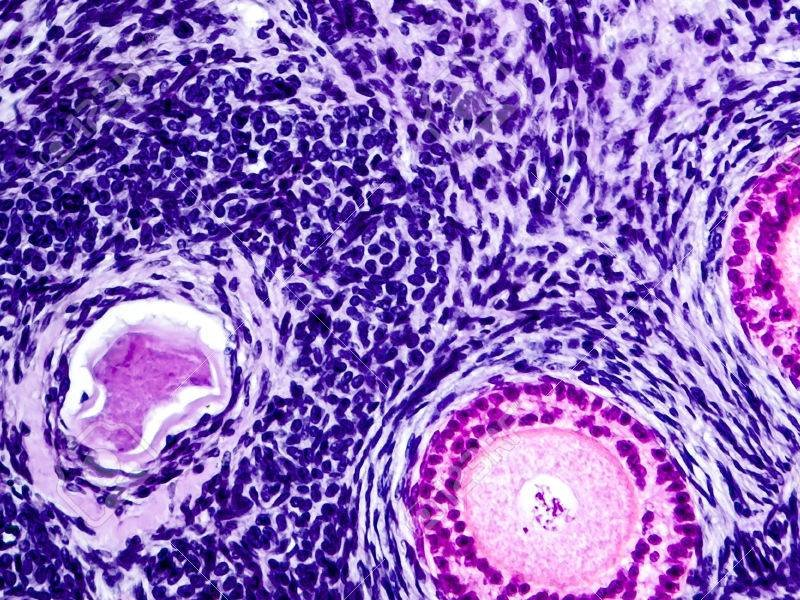
#> input picture 3 - Prueba deteccion de traslacion/Prueba tiempo where-minmaxloc/muestra1.jpg, 800 x 600 px, found by its file name
$ python Prueba_tiempo_fun_where_minmaxloc.py
#> lines starting #> are read from the running program, lines starting #| are printed output that depends on the picture
from cv2 import cv2
import numpy as np
import matplotlib.pyplot as plt
import time

#############importante, ndarray se configura en filas por columnas. en fiji es x,y, columnas por filas

img_1 = cv2.imread("Prueba tiempo where-minmaxloc/muestra1.jpg", cv2.IMREAD_ANYCOLOR)
#> img_1 is the input picture: shape (600, 800, 3); mean B, G, R 190.6, 105.9, 143.2
img_2 = cv2.imread("Prueba tiempo where-minmaxloc/muestra2.jpg", cv2.IMREAD_ANYCOLOR)
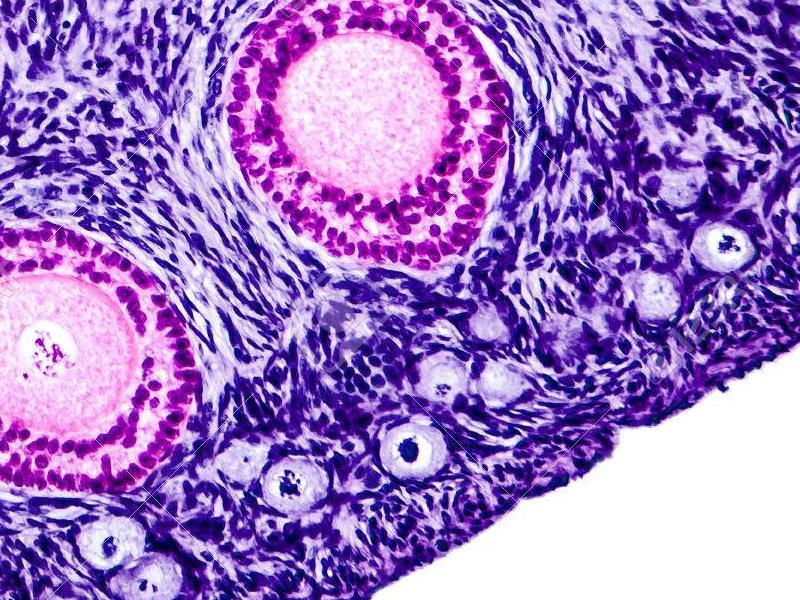
#> input picture 3 - Prueba deteccion de traslacion/Prueba tiempo where-minmaxloc/muestra2.jpg, 800 x 600 px, found by its file name
#> img_2 is the input picture: shape (600, 800, 3); mean B, G, R 199, 121.4, 160.3
roi = cv2.imread("Prueba tiempo where-minmaxloc/roi.jpg", cv2.IMREAD_ANYCOLOR) #
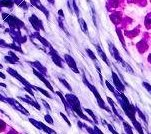
#> input picture 3 - Prueba deteccion de traslacion/Prueba tiempo where-minmaxloc/roi.jpg, 151 x 134 px, found by its file name
#> roi is the input picture: shape (134, 151, 3); mean B, G, R 206.4, 131.6, 165.3

img = img_1.copy()
roi1 = roi.copy()

img2 = img_2.copy()

time_w = np.array(0)
time_mml = np.array(0)

for i in range(1,100):
# Función que sirve para detectar si una imagen está contenida en otra
    res = cv2.matchTemplate(img, roi1, cv2.TM_CCOEFF_NORMED)
        # Esta, va a ser dato, no hará falta matchear, ni buscar la posición de la máscara (ambas cosas son dato)
    res2 = cv2.matchTemplate(img2, roi1, cv2.TM_CCOEFF_NORMED)
        # Matchea con el nuevo roi (en este caso el roi es la mascara, e img2 es el nuevo frame)

#puedo buscar la localizacion de los puntos con la funcion cv2.minMaxLoc()
    #min_val, max_val, min_loc, max_loc = cv2.minMaxLoc(res)
    #depende el parámetro que haya puesto busco la posicion del maximo o minimo
    #para el parametro elegido tendria que buscar el maximo
                # # # # # # # # min_val, max_val, min_loc, max_loc = cv2.minMaxLoc(res2)

# Umbral admitido
    threshold = .9

# Si está dentro del umbral, crear un cuadrado sobre la imagen contenida en la imagen Todo
    loc = np.where(res >= threshold)
        #Estas coordenadas son dato, posicion de la máscara (mask que saco del frame anterior)

    inicio_w = time.perf_counter()
    loc2 = np.where(res2 >= threshold)
        #si no se encuentra, loc queda vacío, por lo que el pt no puede definirse.
    fin_w = time.perf_counter()
    w = [fin_w -inicio_w]

    inicio_mml = time.perf_counter()
    min_val, max_val, min_loc, max_loc = cv2.minMaxLoc(res2)
    fin_mml = time.perf_counter()
    mml = [fin_mml - inicio_mml]

    time_w = np.append(time_w, w)
    time_mml = np.append(time_mml, mml)
#> this loop made 99 passes
#> pass 1, `res = cv2.matchTemplate(img, roi1, cv2.TM_CCOEFF_NORMED)`:
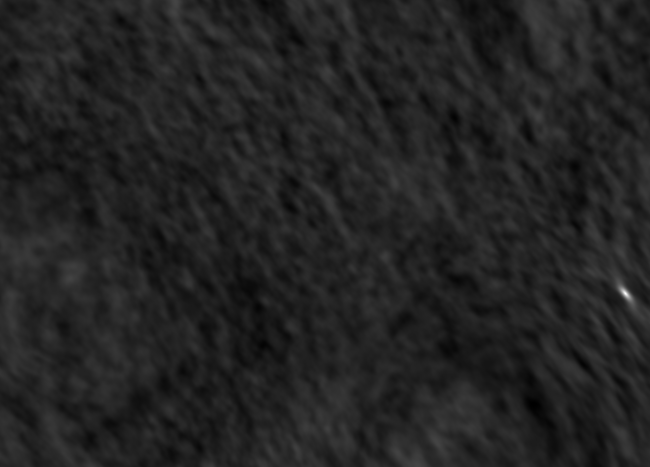
#> res: shape (467, 650) float32; min -0.158, max 0.996, mean 0.00309; drawn with min black and max white
#> pass 1, `res2 = cv2.matchTemplate(img2, roi1, cv2.TM_CCOEFF_NORMED)`:
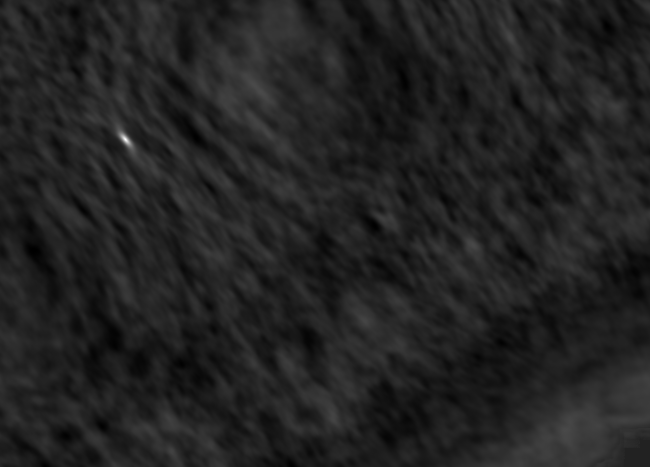
#> res2: shape (467, 650) float32; min -0.158, max 0.994, mean -0.000925; drawn with min black and max white

media_w = np.mean(time_w[1:])
media_w = media_w*(np.ones(100))

media_mml = np.mean(time_mml[1:])
media_mml = media_mml*(np.ones(100))

fig, a = plt.subplots()
a.plot(time_w[1:],'r', label = 'np.where')
a.plot(time_mml[1:],'b', label = 'cv2.minMaxLoc')
a.plot(media_w,'black', label = 'media_w = {:.6f}'.format(media_w[1]))
a.plot(media_mml,'brown', label = 'media_mml = {:.6f}'.format(media_mml[1]))
a.set_xlabel ('n iterations')
a.set_ylabel ('Time (s)')
a.set_title('Comparison Time of Functions for 100 Iterations', fontsize =14 )
plt.legend(loc='upper right', fontsize = 8)
plt.margins(0.01,0.1)
plt.savefig('Prueba tiempo where-minmaxloc/Resultado.png', bbox_inches = 'tight')
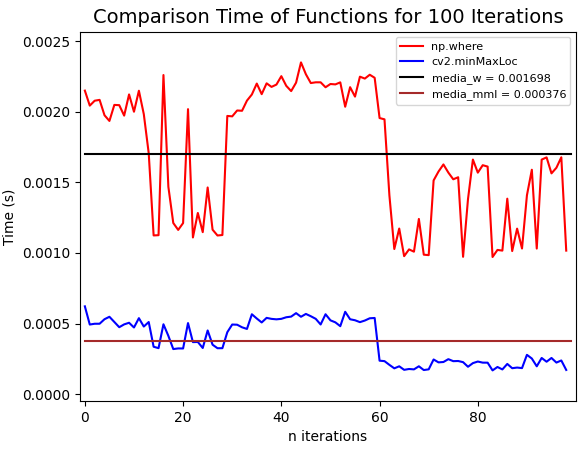
#> figure drawn by matplotlib, 1 panel; curve peaks at x = 44, y = 0.00235; curve peaks at x = 0, y = 0.000622
plt.show()
